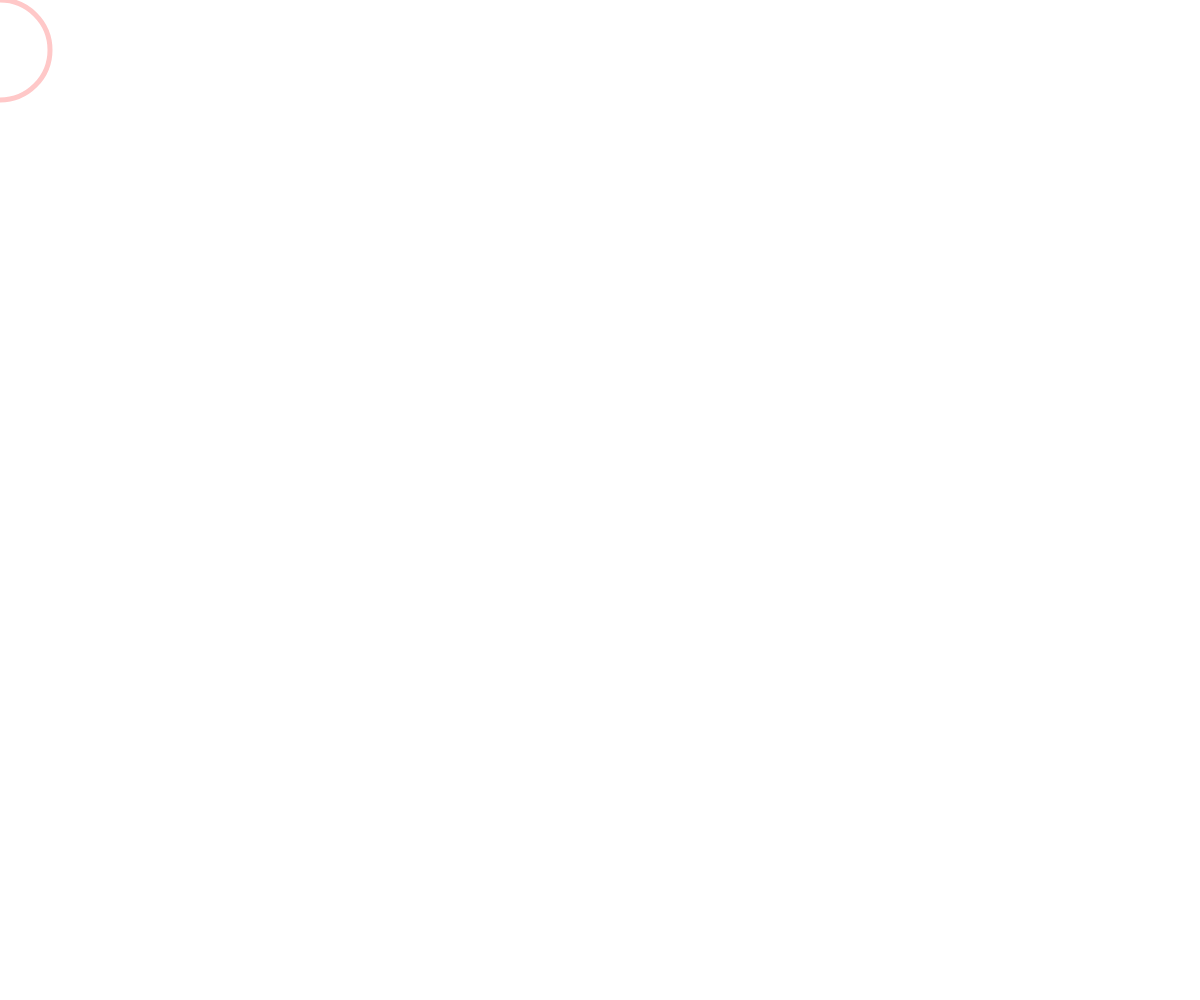
Frame 1 (no input)
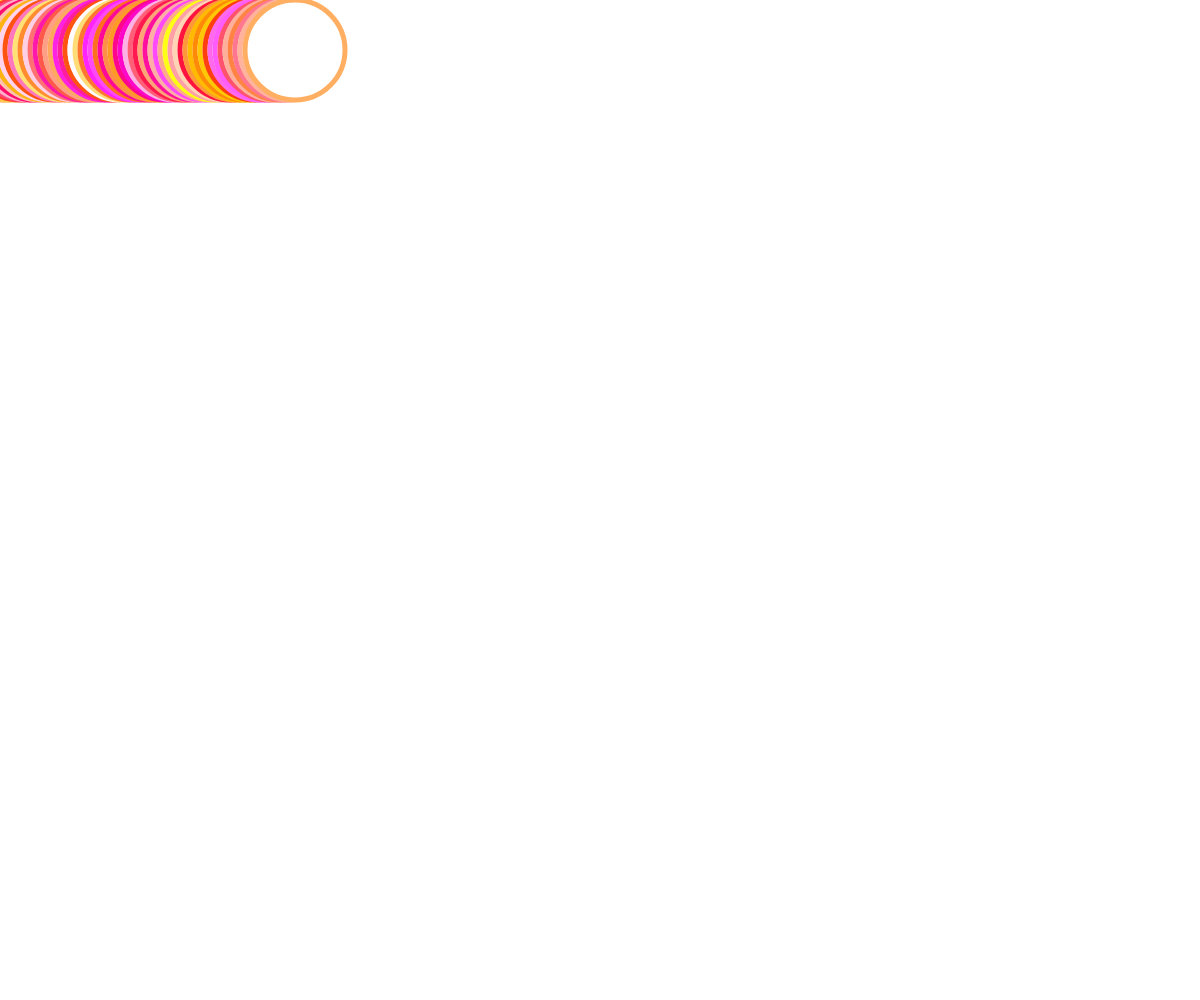
Frame 60 (no input)
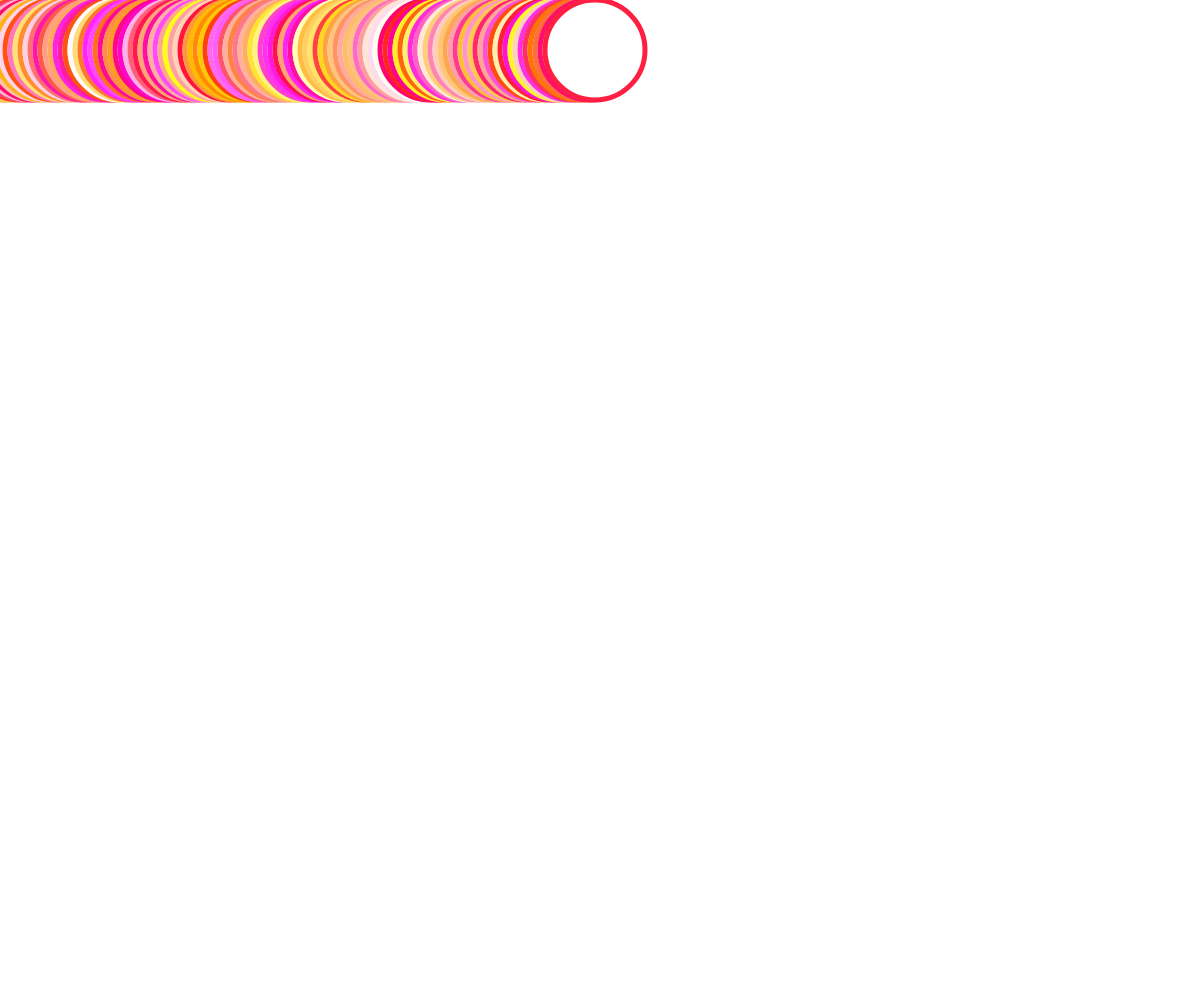
Frame 120 (the mouse pressed at the canvas centre since frame 60)

The p5.js sketch that drew these frames (run headless with seeded random() and noise() and a simulated clock; from frame 60 on, the mouse is pressed at the canvas centre):

// p5.js sketch
// ── sketch.js
function setup() {
	createCanvas(windowWidth, windowHeight);
}
var x = 0;
var y = 50;
var r=255;
var g= 200;
var b= 200;
var speed = 5;
var col = 1;
function draw() {
	stroke(255,g,b,);
	strokeWeight(5);
	ellipse(x, y, 100, 100);
	if(x>windowWidth/2){
		col = -1;
	}
	if(x>=width){
		speed= -5;
		col=-1;
		y = y+100;
	}
	x = x+speed;
	if(x<1){
		speed=5;
		col=1;
		y=y+100;
	}
	
	//r = random(0,255);
	g = random(0,255);
	b = random(0,255);
	
}
